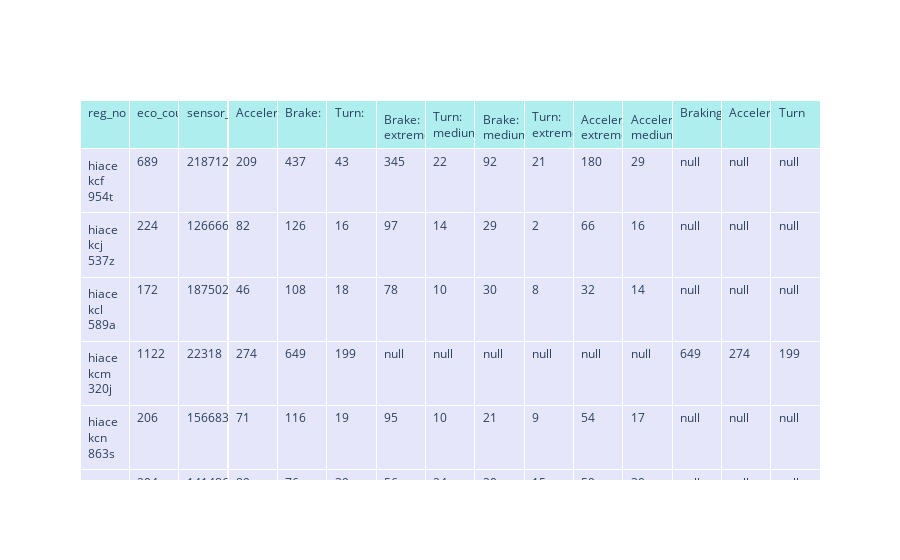

Notebook code for this chart:
### Code cell
fig = go.Figure(data=[go.Table(
    header=dict(values=list(report.columns),
                fill_color='paleturquoise',
                align='left'),
    cells=dict(values=[report['reg_no'], report['eco_count'], report['sensor_count'], report['Acceleration:'],
                      report['Brake:'], report['Turn:'], report['Brake: extreme'],report['Turn: medium'],
                       report['Brake: medium'],report['Turn: extreme'],report['Acceleration: extreme'],
                       report['Acceleration: medium'], report['Braking'], report['Acceleration'], report['Turn']],
               fill_color='lavender',
               align='left'))
])

#folder_path = outputs_path + '/' + vh
#if not os.path.exists(folder_path):
#    os.mkdir(folder_path)
file_name = outputs_path + '/' + 'report.html'
print('Saving: ' + file_name)
plotly.offline.plot(fig, filename = file_name, auto_open=False)
fig.show()

### Figure 1 — Plotly figure (JSON) as saved in the notebook; plotly's stock layout.template omitted (floating-point values rounded to 4 significant figures; data arrays with more than 128 entries replaced by an {"elided": "..."} marker saying what was removed)
{"data": [{"cells": {"align": "left", "fill": {"color": "lavender"}, "values": {"elided": "15x20 mixed values"}}, "header": {"align": "left", "fill": {"color": "paleturquoise"}, "values": ["reg_no", "eco_count", "sensor_count", "Acceleration:", "Brake:", "Turn:", "Brake: extreme", "Turn: medium", "Brake: medium", "Turn: extreme", "Acceleration: extreme", "Acceleration: medium", "Braking", "Acceleration", "Turn"]}, "type": "table"}], "layout": {}}
